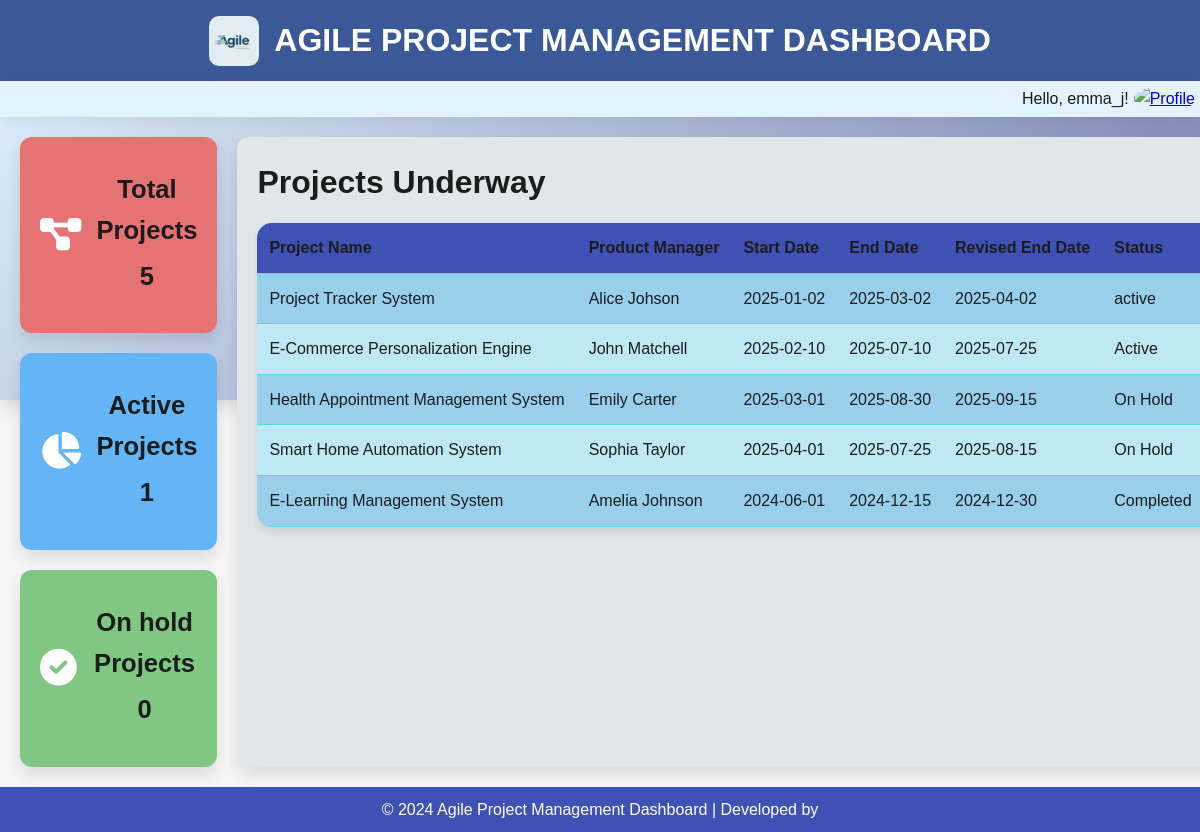
/projects/Developer/1 (signed in), run on the app's committed database.
### models.py (models this page shows, shortened)
class ProjectDetails(db.Model):
    __tablename__ = 'ProjectDetails'
    ProjectId = db.Column(db.Integer, primary_key=True, autoincrement=True)
    ProductOwnerId = db.Column(db.Integer, db.ForeignKey('ProductOwner.ProductOwnerId'), nullable=False)
    ProjectName = db.Column(db.String(255), nullable=False)
    ProjectDescription = db.Column(db.Text)
    StartDate = db.Column(db.Date, nullable=False)
    EndDate = db.Column(db.Date, nullable=False)
    RevisedEndDate = db.Column(db.Date)
    Status = db.Column(db.String(100), default="Not Started")
    sprints = db.relationship('SprintCalendar', backref='project', lazy=True)
    user_stories = db.relationship('UserStories', backref='project', lazy=True)
    def __repr__(self):
        return f"<ProjectDetails {self.ProjectName}>"

class ProductOwner(db.Model):
    __tablename__ = 'ProductOwner'
    ProductOwnerId = db.Column(db.Integer, primary_key=True, autoincrement=True)
    Name = db.Column(db.String(255), nullable=False)
    Email = db.Column(db.String(255), unique=True, nullable=False)
    RoleName = db.Column(db.String(255), nullable=False)
    projects = db.relationship('ProjectDetails', backref='product_owner', lazy=True)

### main.py (the view)
@app.route("/projects/<role>/<int:userid>")
def projects(role,userid):
    projects_data = ProjectDetails.query.all()
    print(projects_data)
    total_projects = ProjectDetails.query.count()
    active_projects = ProjectDetails.query.filter_by(Status="active").count()
    on_hold_projects = ProjectDetails.query.filter_by(Status="on-hold").count()
    user = Users.query.filter_by(UserID=userid).first().Name
    projects = [
        {
            "project_name": project.ProjectName,
            "product_owner": project.product_owner.Name,
            "start_date": project.StartDate,
            "end_date": project.EndDate,
            "revised_end_date": project.RevisedEndDate,
            "status": project.Status,
            "project_id": project.ProjectId,
        }
        for project in projects_data
    ]
    return render_template(
        "Dashboard.html",
        projects=projects,
        total_projects=total_projects,
        active_projects=active_projects,
        on_hold_projects=on_hold_projects,
        user_name=session['username'],
        role=role
    )

### templates/Dashboard.html (shortened to what this page needs)
<!DOCTYPE html>
<html lang="en">
  <head>
    <link
      href="https://cdnjs.cloudflare.com/ajax/libs/font-awesome/6.0.0-beta3/css/all.min.css"
      rel="stylesheet"
    />
    <link rel="stylesheet" href="{{ url_for('static', filename='css/dashboard.css') }} "/>
  </head>
  <body>
    <div class="dashboard-container">
      <div class="header">
        <img
                  src="{{ url_for('static',filename='images/logo3.jpg') }}"
                  alt="Logo"
                  class="profile-pic"
              />
        <h1>AGILE PROJECT MANAGEMENT DASHBOARD</h1>
      </div>
      <div class="top-bar">
        <div class="greeting">
          <span>Hello, {{ user_name }}!</span>
          <div class="dropdown">
            <a href="{{url_for('auth.login')}}"
              ><img
                src="{{ url_for('static', filename=current_user.profile_picture) }}"
                alt="Profile"
                class="profile-pic"
            /></a>
          </div>
        </div>
      </div>
      <div class="dashboard-content">
        <div class="quick-stats">
          <div class="stat-card stat-total">
            <i class="fas fa-project-diagram"></i>
            <div class="stat-card-content">
              <h3>Total Projects</h3>
              <h3 style="text-align: center">{{ total_projects }}</h3>
            </div>
          </div>
          <div class="stat-card stat-distribution">
            <i class="fas fa-chart-pie"></i>
            <div class="stat-card-content">
              <h3>Active Projects</h3>
              <h3 style="text-align: center">{{ active_projects }}</h3>
            </div>
          </div>
          <div class="stat-card stat-completion">
            <i class="fas fa-check-circle"></i>
            <div class="stat-card-content">
              <h3>On hold Projects</h3>
              <h3 style="text-align: center">{{ on_hold_projects }}</h3>
            </div>
          </div>
        </div>
        <div class="projects-section">
          <h2>Projects Underway</h2>
          <table class="project-table">
            <thead>
              <tr>
                <th>Project Name</th>
                <th>Product Manager</th>
                <th>Start Date</th>
                <th>End Date</th>
                <th>Revised End Date</th>
                <th>Status</th>
              </tr>
            </thead>
            <tbody>
              {% for project in projects %}
              <tr>
                <td>{{ project.project_name }}</td>
                <td>{{ project.product_owner }}</td>
                <td>{{ project.start_date }}</td>
                <td>{{ project.end_date }}</td>
                <td>{{ project.revised_end_date }}</td>
                <td>{{ project.status  }}</td>
              </tr>
              {% endfor %}
            </tbody>
          </table>
        </div>
      </div>
      <div class="footer">
        <p>
          &copy; 2024 Agile Project Management Dashboard | Developed by {{
        </p>
      </div>
    </div>
  </body>
</html>

### static/css/dashboard.css (style rules this page uses)
:root { --primary-color: #3b5998; --secondary-color: #3949ab; --background-light: #f5f5f5; --background-lighter: #ffffff; --text-dark: #1c1c1c; --text-light: #757575; --success-color: #43a047; --warning-color: #fbc02d; --danger-color: #e53935; --alt-color-1: #e3f2fd; --alt-color-2: #737aac; --alt-color-3: #434a7c; --card-shadow: 0 8px 15px rgba(0, 0, 0, 0.1); --button-bg: #3b5998; --button-hover-bg: #283593; --button-text-color: #ffffff; --status-active-bg: #43a047; --status-hold-bg: #fbc02d; --stat-color-total: #e57373; --stat-color-distribution: #64b5f6; --stat-color-completion: #81c784; }
* { margin: 0; padding: 0; box-sizing: border-box; transition: all 0.3s ease; }
body { font-family: 'Roboto Slab', sans-serif; background-color: var(--background-light); color: var(--text-dark); line-height: 1.6; }
.dashboard-container { display: grid; grid-template-rows: auto 1fr; height: 50vh; max-width: 1920px; margin: 0 auto; background: linear-gradient(135deg, var(--alt-color-1), var(--alt-color-2)); box-shadow: var(--card-shadow); }
.header { background-color: var(--primary-color); color: var(--button-text-color); padding: 15px; text-align: center; display: flex; justify-content: center; align-items: center; }
.header img { height: 50px; margin-right: 15px; border-radius: 10px; }
.header h1 { font-size: 2rem; font-weight: 600; }
.top-bar { display: flex; justify-content: space-between; align-items: center; padding: 5px; background-color: var(--alt-color-1); box-shadow: 0 5px 15px rgba(0, 0, 0, 0.05); }
.greeting { display: flex; align-items: center; gap: 5px; margin-left: auto; }
.greeting img { width: 40px; height: 40px; border-radius: 50%; cursor: pointer; }
.greeting span { font-size: 1rem; color: var(--text-dark); }
.dropdown { position: relative; }
.dashboard-content { display: grid; grid-template-columns: 1fr 3fr; gap: 20px; padding: 20px; height: calc(100vh - 130px); overflow-y: auto; }
.quick-stats { display: grid; grid-template-columns: 1fr; gap: 20px; }
.stat-card { border-radius: 12px; padding: 20px; box-shadow: var(--card-shadow); display: flex; align-items: center; gap: 15px; color: var(--text-dark); }
.stat-card i { font-size: 2.3rem; color: var(--button-text-color); }
.stat-card-content h3 { text-align: center; font-size: 1.6rem; margin-bottom: 5px; }
.stat-total { background-color: var(--stat-color-total); }
.stat-distribution { background-color: var(--stat-color-distribution); }
.stat-completion { background-color: var(--stat-color-completion); }
.projects-section { background-color:#e1e7e8; border-radius: 12px; box-shadow: var(--card-shadow); padding: 20px; position: relative; }
.projects-section h2 { font-size: 2rem; margin-bottom: 15px; }
.project-table { width: 100%; border-collapse: collapse; margin-top: 10px; }
.project-table th, .project-table td { color: var(--text-dark); padding: 12px; text-align: left; border-bottom: 1px solid #58dce6; }
.footer { background-color: #3f51b5; color: white; text-align: center; padding: 10px; }
table { width: 100%; border-collapse: collapse; background: rgb(152, 207, 234); box-shadow: 0 5px 8px rgba(0, 0, 0, 0.1); border-radius: 15px; overflow: hidden; }
table thead { background-color: #3f51b5; color: white; }
table th, table td { padding: 13px; text-align: center; font-size: 1rem; white-space:nowrap; }
table tbody tr:nth-child(even) { background-color: #bfe8f5; }

### data on the page
ProjectDetails: project_name "Project Tracker System", start_date "2025-01-02", end_date "2025-03-02", revised_end_date "2025-04-02", status "active"
ProductOwner: product_owner "Alice Johson"
ProjectDetails: project_name "E-Commerce Personalization Engine", start_date "2025-02-10", end_date "2025-07-10", revised_end_date "2025-07-25", status "Active"
ProductOwner: product_owner "John Matchell"
ProjectDetails: project_name "Health Appointment Management System", start_date "2025-03-01", end_date "2025-08-30", revised_end_date "2025-09-15", status "On Hold"
ProductOwner: product_owner "Emily Carter"
ProjectDetails: project_name "Smart Home Automation System", start_date "2025-04-01", end_date "2025-07-25", revised_end_date "2025-08-15", status "On Hold"
ProductOwner: product_owner "Sophia Taylor"
ProjectDetails: project_name "E-Learning Management System", start_date "2024-06-01", end_date "2024-12-15", revised_end_date "2024-12-30", status "Completed"
ProductOwner: product_owner "Amelia Johnson"

### other printed values
{{ user_name }} "emma_j"
{{ total_projects }} "5"
{{ active_projects }} "1"
{{ on_hold_projects }} "0"
